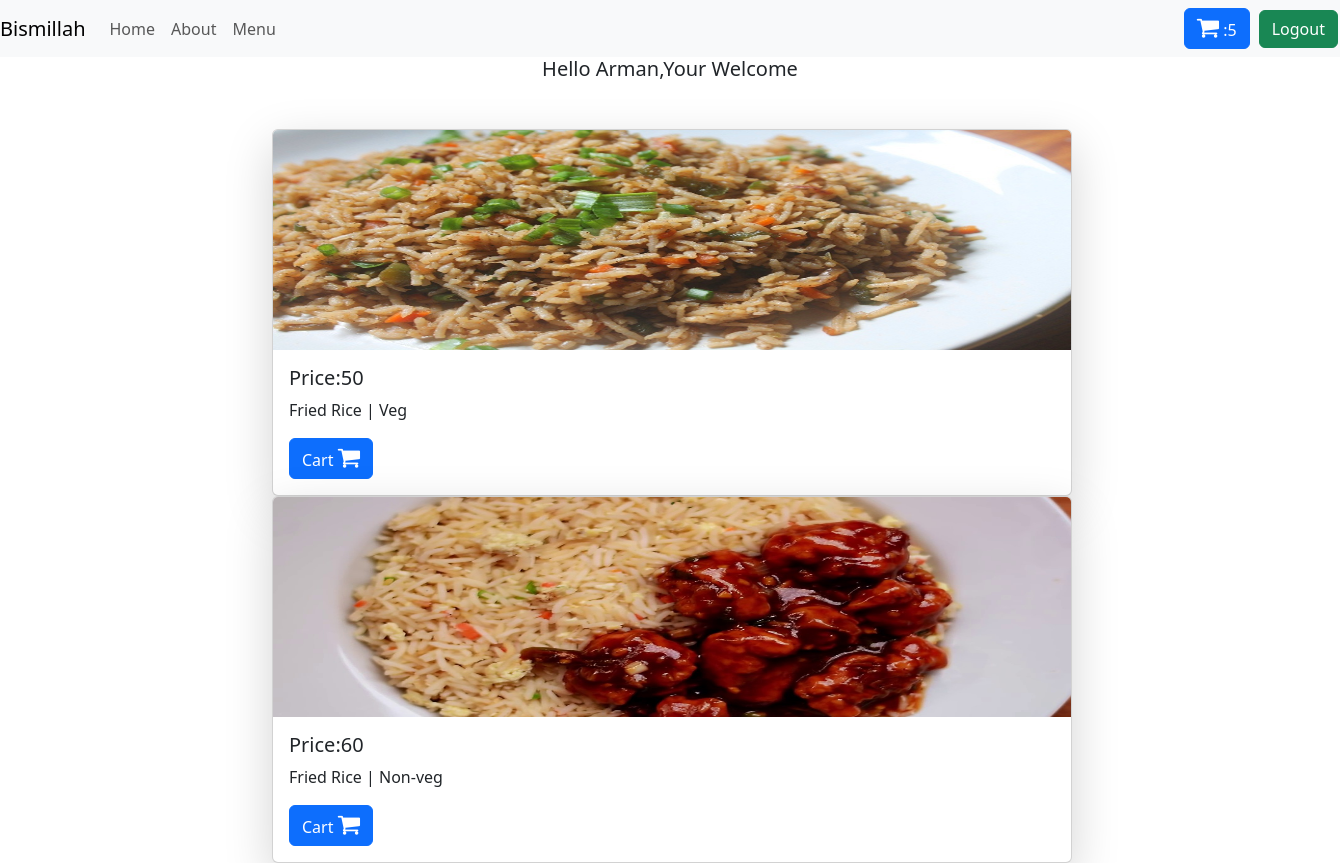
Screenshot of / (signed in) with the database file from the repository.
### apps/models.py (models this page shows, shortened)
class BaseModel(models.Model):
    uid=models.UUIDField(default=uuid.uuid4 ,editable=False,primary_key=True)
    crated_at=models.DateField(auto_now_add=True)
    updated_at=models.DateField(auto_now_add=True)
    class Meta:
        abstract = True

class rice(BaseModel):
    category = models.ForeignKey(chienesecategory,on_delete=models.CASCADE,related_name="rices")
    Rice_name=models.CharField(max_length=100)
    price=models.IntegerField(default=100)
    images=models.ImageField(upload_to='images')

class chienesecategory(BaseModel):
    category_name=models.CharField(max_length=100)

### apps/views.py (the view)
# urls.py: path("",views.home,name="home"),
@login_required(login_url="/login_pg")
def home(request):
    alldata=rice.objects.all()
    context={'data':alldata}
    images=request.FILES.get('images')
    return render(request,"home.html",context)

### apps/templates/home.html (shortened to what this page needs)
<!DOCTYPE html>
<html lang="en">
<head>
    <link rel="stylesheet" href="https://cdn.jsdelivr.net/npm/bootstrap@5.3.2/dist/css/bootstrap.min.css">
    <link rel="stylesheet" href="https://cdn.jsdelivr.net/npm/bootstrap@5.3.2/dist/js/bootstrap.min.js">
    <link rel="stylesheet" href="https://cdn.jsdelivr.net/npm/bootstrap@5.3.2/dist/js/bootstrap.bundle.min.js">
    <link rel="stylesheet" href="https://cdnjs.cloudflare.com/ajax/libs/font-awesome/4.7.0/css/font-awesome.min.css">
</head>
<body>
<nav class="navbar navbar-expand-lg navbar-light bg-light">
  <a class="navbar-brand" href="/">Bismillah</a>
  <div class="collapse navbar-collapse" id="navbarTogglerDemo02">
    <ul class="navbar-nav mr-auto mt-2 mt-lg-0">
      <li class="nav-item active">
        <a class="nav-link" href="">Home <span class="sr-only">(current)</span></a>
      </li>
      <li class="nav-item">
        <a class="nav-link" href="#">About</a>
      </li>
      <li class="nav-item">
        <a class="nav-link" href="#">Menu</a>
      </li>
    </ul>
      <div style="margin:0px 0px 0px 900px">
          <a href="cart" class="btn btn-primary"><i style="font-size:24px" class="fa">&#xf07a;</i> :{{request.user.get_cart_count}}</a>
      </div>
      <div style="margin:0px 0px 0px 9px">
      <form class="form-inline">
    {% if request.user.is_authenticated %}
    <a href="/logout_pg" class="btn btn-success" type="submit">Logout</a>
    {% else %}
    <a href="/login_pg" class="btn btn-success" type="submit">Login</a>
    {% endif %}
</form>
      </div>
  </div>
</nav>
<h5 style="text-align:center">
<marquee>Hello {{request.user}},Your Welcome</marquee></h5>
<div class="container mt-5">
    <div class="row">
                    <div style="margin:0px 0px 0px 160px">
        {% for i in data %}
        <div class="col-md-3">
        <div class="card shadow-lg" style="width: 50rem;">
    <img src="/media/{{i.images}}" class="card-img-top"   height="220"  alt="image">
  <div class="card-body">
    <h5 class="card-title">Price:{{i.price}}</h5>
    <p class="card-text">{{i.Rice_name}} | {{i.category.category_name}}</p>
    <a href="{% url 'add_cart' i.uid %}" class="btn btn-primary">Cart <i style="font-size:24px" class="fa">&#xf07a;</i></a>
  </div>
</div>
    </div>
{% endfor %}
</div>
    </div>
</div>
</body>
</html>

### rows the page displays
rice: images (picture), price "50", Rice_name "Fried Rice", category.category_name "Veg"
rice: images (picture), price "60", Rice_name "Fried Rice", category.category_name "Non-veg"

### other values shown
{{ request.user.get_cart_count }} "5"
{{ request.user }} "Arman"
